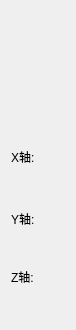
       <widget class="QWidget" name="layoutWidget_3">
        <property name="geometry">
         <rect>
          <x>50</x>
          <y>150</y>
          <width>69</width>
          <height>330</height>
         </rect>
        </property>
        <layout class="QVBoxLayout" name="verticalLayout_3">
         <item>
          <widget class="QLabel" name="label_40">
           <property name="minimumSize">
            <size>
             <width>54</width>
             <height>130</height>
            </size>
           </property>
           <property name="maximumSize">
            <size>
             <width>54</width>
             <height>23</height>
            </size>
           </property>
           <property name="layoutDirection">
            <enum>Qt::LeftToRight</enum>
           </property>
           <property name="text">
            <string>X轴:</string>
           </property>
          </widget>
         </item>
         <item>
          <widget class="QLabel" name="label_53">
           <property name="minimumSize">
            <size>
             <width>54</width>
             <height>28</height>
            </size>
           </property>
           <property name="maximumSize">
            <size>
             <width>54</width>
             <height>23</height>
            </size>
           </property>
           <property name="layoutDirection">
            <enum>Qt::LeftToRight</enum>
           </property>
           <property name="text">
            <string>Y轴:</string>
           </property>
          </widget>
         </item>
         <item>
          <widget class="QLabel" name="label_11">
           <property name="minimumSize">
            <size>
             <width>54</width>
             <height>22</height>
            </size>
           </property>
           <property name="maximumSize">
            <size>
             <width>54</width>
             <height>23</height>
            </size>
           </property>
           <property name="text">
            <string>Z轴:</string>
           </property>
          </widget>
         </item>
        </layout>
       </widget>
